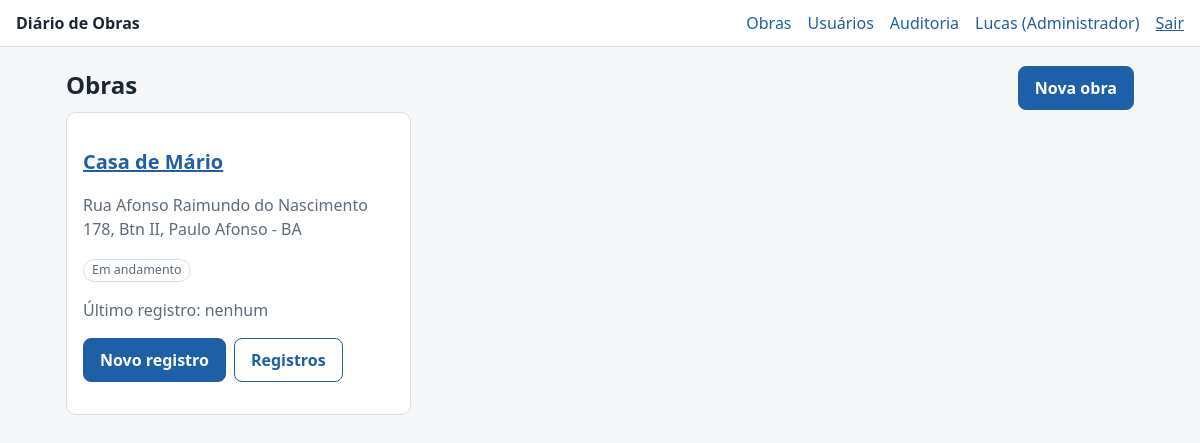
Page /obras (signed in) on the committed database.
### tables this page shows
CREATE TABLE users (
  id INTEGER PRIMARY KEY AUTOINCREMENT,
  nome TEXT NOT NULL,
  email TEXT NOT NULL UNIQUE,
  senha_hash TEXT NOT NULL,
  perfil TEXT NOT NULL CHECK (perfil IN ('admin','gestor','campo')),
  ativo INTEGER NOT NULL DEFAULT 1,
  criado_em TEXT NOT NULL
);

CREATE TABLE obras (
  id INTEGER PRIMARY KEY AUTOINCREMENT,
  nome TEXT NOT NULL,
  endereco TEXT,
  responsavel TEXT,
  data_inicio TEXT NOT NULL,
  data_prevista_fim TEXT,
  status TEXT NOT NULL DEFAULT 'em_andamento' CHECK (status IN ('em_andamento','paralisada','concluida')),
  criado_em TEXT NOT NULL
);

### diario/obras.py (the view)
@bp.get("/obras")
@security.login_required
def lista():
    db = get_db()
    obras = security.obras_do_usuario()
    ids = [o["id"] for o in obras]
    ultimo, abertas = {}, {}
    if ids:
        marc = ",".join("?" * len(ids))
        for r in db.execute(f"SELECT obra_id, MAX(data_ref) d FROM rdos WHERE obra_id IN ({marc}) GROUP BY obra_id", ids):
            ultimo[r["obra_id"]] = r["d"]
        for r in db.execute(
            f"SELECT o.obra_id, COUNT(*) n FROM ocorrencias o WHERE o.obra_id IN ({marc}) "
            f"AND {services.STATUS_ATUAL_SQL} != 'resolvida' GROUP BY o.obra_id", ids):
            abertas[r["obra_id"]] = r["n"]
    return render_template("obras_lista.html", obras=obras, ultimo=ultimo, abertas=abertas)

### diario/db.py (called while the page is built)
def conectar(caminho: str) -> sqlite3.Connection:
    con = sqlite3.connect(caminho, isolation_level=None, timeout=15)
    con.row_factory = sqlite3.Row
    con.execute("PRAGMA foreign_keys = ON")
    con.execute("PRAGMA journal_mode = WAL")
    return con

def get_db() -> sqlite3.Connection:
    if "db" not in g:
        g.db = conectar(current_app.config["DATABASE"])
    return g.db

### diario/security.py (called while the page is built)
def csrf_token() -> str:
    if "_csrf" not in session:
        session["_csrf"] = secrets.token_urlsafe(32)
    return session["_csrf"]

def carregar_usuario() -> None:
    g.user = None
    uid = session.get("uid")
    if uid:
        u = get_db().execute("SELECT * FROM users WHERE id=? AND ativo=1", (uid,)).fetchone()
        if u:
            g.user = u
        else:
            session.clear()

def login_required(view):
    @wraps(view)
    def wrapped(*a, **kw):
        if g.user is None:
            return redirect(url_for("auth.login", next=request.path))
        return view(*a, **kw)
    return wrapped

def obras_do_usuario():
    db = get_db()
    if g.user["perfil"] == "admin":
        return db.execute("SELECT * FROM obras ORDER BY status, nome").fetchall()
    return db.execute(
        "SELECT o.* FROM obras o JOIN obra_usuarios ou ON ou.obra_id=o.id "
        "WHERE ou.user_id=? ORDER BY o.status, o.nome", (g.user["id"],)
    ).fetchall()

### diario/utils.py (called while the page is built)
def tz():
    nome = current_app.config.get("TZ", "America/Bahia")
    try:
        from zoneinfo import ZoneInfo
        return ZoneInfo(nome)
    except Exception:  # sem base de fusos instalada (ex.: Windows sem tzdata)
        return timezone(timedelta(hours=-3))

def hoje_local() -> date:
    return datetime.now(tz()).date()

### diario/templates/obras_lista.html (shortened to what this page needs)
{% extends 'base.html' %}
{% block conteudo %}
<div class="barra"><h1>Obras</h1>
  {% if usuario.perfil in ('admin','gestor') %}<a class="botao" href="{{ url_for('obras.nova') }}">Nova obra</a>{% endif %}</div>
{% if not obras %}
  <p class="vazio">Você ainda não está vinculado a nenhuma obra. Peça a um administrador para vinculá-lo.</p>
{% else %}
<div class="grade">
  {% for o in obras %}
  <article class="cartao">
    <h2><a href="{{ url_for('obras.painel', obra_id=o.id) }}">{{ o.nome }}</a></h2>
    <p class="muted">{{ o.endereco or 'Endereço não informado' }}</p>
    <p><span class="badge">{{ R.status_obra[o.status] }}</span>
       {% if abertas.get(o.id) %}<span class="badge badge-erro">{{ abertas[o.id] }} ocorrência(s) aberta(s)</span>{% endif %}</p>
    <p class="muted">Último registro: {{ ultimo[o.id]|data if ultimo.get(o.id) else 'nenhum' }}</p>
    <p class="acoes"><a class="botao" href="{{ url_for('rdos.novo', obra_id=o.id) }}">Novo registro</a>
       <a class="botao sec" href="{{ url_for('rdos.lista', obra_id=o.id) }}">Registros</a></p>
  </article>
  {% endfor %}
</div>
{% endif %}
{% endblock %}

### diario/templates/base.html (shortened to what this page needs)
{% from '_macros.html' import csrf with context %}
<!doctype html>
<html lang="pt-BR">
<head>
  <link rel="stylesheet" href="{{ url_for('static', filename='css/app.css') }}">
</head>
<body {% block bodyattrs %}{% endblock %}>
<header class="topo">
  <a class="marca" href="{{ url_for('obras.lista') if usuario else url_for('auth.login') }}">Diário de Obras</a>
  {% if usuario %}
  <nav class="topo-nav" aria-label="Principal">
    <a href="{{ url_for('obras.lista') }}">Obras</a>
    {% if usuario.perfil == 'admin' %}
      <a href="{{ url_for('admin.usuarios') }}">Usuários</a>
      <a href="{{ url_for('admin.auditoria') }}">Auditoria</a>
    {% endif %}
    <a href="{{ url_for('auth.trocar_senha') }}">{{ usuario.nome.split(' ')[0] }} ({{ R.perfil[usuario.perfil] }})</a>
    <form method="post" action="{{ url_for('auth.logout') }}" class="inline">{{ csrf() }}<button class="link" type="submit">Sair</button></form>
  </nav>
  {% endif %}
</header>
<main id="conteudo" class="conteudo">
  {% block conteudo %}{% endblock %}
</main>
</body>
</html>

### diario/static/css/app.css (style rules this page uses)
:root { --bg:#f6f7f9;--card:#fff;--tx:#1d2733;--mut:#5d6b7a;--bd:#d9dee5;--pri:#1f5fa8;--pri-tx:#fff;--ok:#1e7a46;--ok-bg:#e3f4ea;--av:#8a5a00;--av-bg:#fdf1d6;--er:#a52a2a;--er-bg:#fbe4e4;--sel:#1f5fa8 }
* { box-sizing:border-box }
body { margin:0;background:var(--bg);color:var(--tx);font:16px/1.5 system-ui,-apple-system,"Segoe UI",Roboto,Arial,sans-serif }
a { color:var(--pri) }
h1 { font-size:1.5rem;margin:.2rem 0 .6rem }
h2 { font-size:1.25rem;margin:1.1rem 0 .5rem }
.topo { display:flex;flex-wrap:wrap;gap:.5rem 1.2rem;align-items:center;justify-content:space-between;padding:.7rem 1rem;background:var(--card);border-bottom:1px solid var(--bd) }
.marca { font-weight:700;text-decoration:none;color:var(--tx) }
.topo-nav { display:flex;flex-wrap:wrap;gap:.4rem 1rem;align-items:center }
.topo-nav a { text-decoration:none }
.conteudo { max-width:1100px;margin:0 auto;padding:1rem }
form.inline { display:inline }
button.link { background:none;border:0;color:var(--pri);cursor:pointer;font:inherit;padding:0;text-decoration:underline }
.cartao { background:var(--card);border:1px solid var(--bd);border-radius:10px;padding:1rem;margin:0 0 1rem }
.barra { display:flex;flex-wrap:wrap;gap:.6rem;align-items:center;justify-content:space-between }
.botao { display:inline-block;background:var(--pri);color:var(--pri-tx);border:1px solid var(--pri);border-radius:8px;padding:.55rem 1rem;font:inherit;font-weight:600;text-decoration:none;cursor:pointer }
.botao.sec { background:transparent;color:var(--pri) }
.badge { display:inline-block;font-size:.78rem;padding:.1rem .5rem;border-radius:999px;border:1px solid var(--bd);color:var(--mut);vertical-align:middle }
.muted { color:var(--mut) }
.grade { display:grid;grid-template-columns:repeat(auto-fill,minmax(280px,1fr));gap:1rem }
.acoes { display:flex;flex-wrap:wrap;gap:.5rem }

### rows in the picture
users: nome "Lucas", perfil "Administrador"
obras: nome "Casa de Mário", endereco "Rua Afonso Raimundo do Nascimento 178, Btn II, Paulo Afonso - BA", status "Em andamento", ultimo "nenhum"
